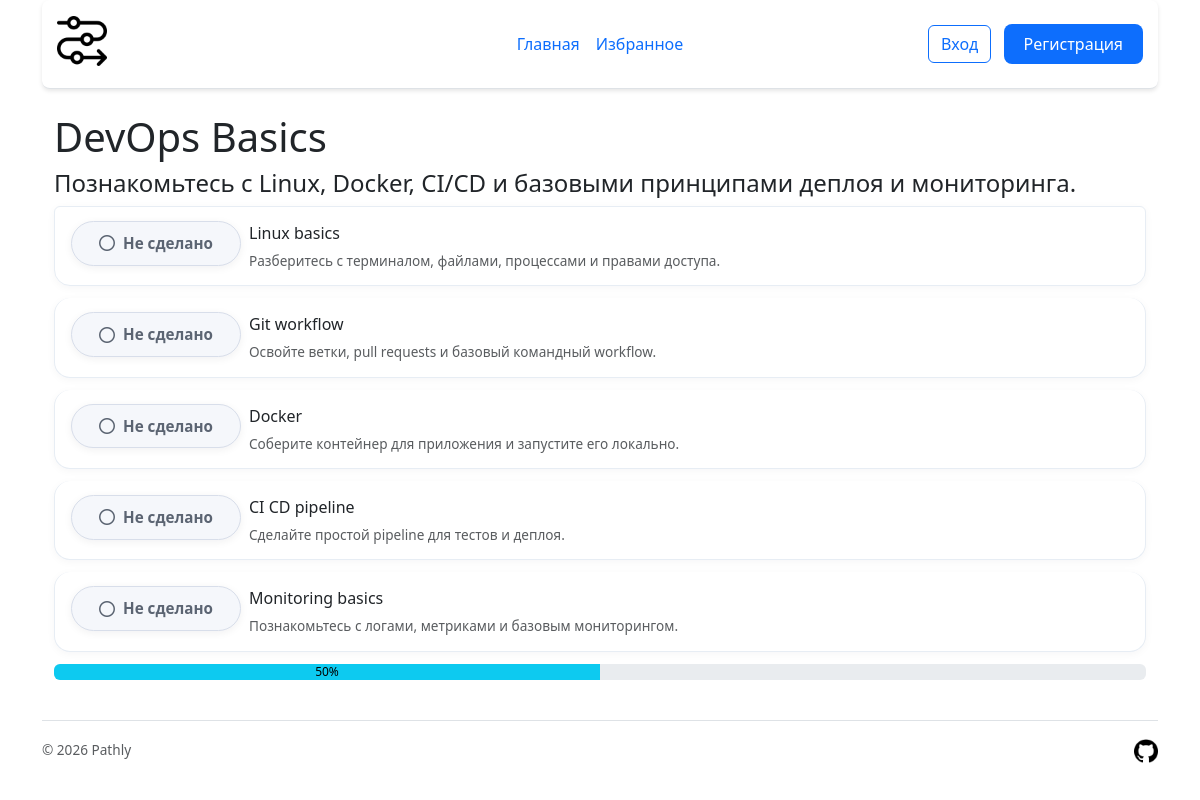
The app's page /roadmap/7 with its own data.
### tables this page shows
CREATE TABLE "roadmaps" (
        id INTEGER PRIMARY KEY AUTOINCREMENT,
        title VARCHAR(255) NOT NULL,
        description TEXT NOT NULL,
        hours INTEGER
    );

CREATE TABLE steps (
            id INTEGER PRIMARY KEY AUTOINCREMENT,
            roadmap_id INTEGER NOT NULL, 
            title VARCHAR(255) NOT NULL,
            description TEXT NOT NULL,
            order_index INTEGER NOT NULL,
            
            FOREIGN KEY (roadmap_id) REFERENCES roadmaps(id) ON DELETE CASCADE,

            UNIQUE (roadmap_id, order_index)       
        );

### app.py (the view)
@app.route("/roadmap/<int:roadmap_id>")
def roadmap(roadmap_id):
    roadmap = get_roadmap_by_id(roadmap_id)
    steps = get_steps_by_roadmap_id(roadmap_id)
    user_steps = False
    is_fav = False
    if current_user.is_authenticated:
        user_steps = get_user_steps(current_user.id, roadmap_id)
        is_fav = bool(get_fav(current_user.id, roadmap_id))
    if not roadmap or not steps:
        return redirect(url_for("home"))
    return render_template("roadmap.html", roadmap=roadmap, steps=steps, user_steps=user_steps, is_fav=is_fav)

### db.py (called while the page is built)
def get_db():
    conn = sqlite3.connect(DB_PATH)
    conn.row_factory = sqlite3.Row
    return conn

def get_roadmap_by_id(roadmap_id):
    db = get_db()
    try:
        cursor = db.execute("SELECT * FROM roadmaps WHERE id = ?", (roadmap_id,))
        res = cursor.fetchone()
        if not res:
            return False
        return res
    except sqlite3.Error as e:
        print("Ошибка: " + str(e))
        return False
    finally:
        db.close()

def get_steps_by_roadmap_id(roadmap_id):
    db = get_db()
    try:
        cursor = db.execute("SELECT * FROM steps WHERE roadmap_id = ?", (roadmap_id,))
        res = cursor.fetchall()
        if not res:
            return []
        return res
    except sqlite3.Error as e:
        print("Ошибка: " + str(e))
        return False
    finally:
        db.close()

### templates/roadmap.html (shortened to what this page needs)
{% extends "base.html" %}
{% block content %}
<div class="container">
    <h1>{{ roadmap.title }}</h1>
    <h4>{{ roadmap.description }}</h4>
    <div class="list-group">
    {% for step in steps %}
        {% set step_status = user_steps.get(step.id, 'todo') if user_steps else 'todo' %}
        <label class="list-group-item d-flex gap-2">
        <div class="btn-group">
            <button
                class="status-btn {{ step_status }}"
                data-current-index="{% if step_status == 'process' %}1{% elif step_status == 'done' %}2{% else %}0{% endif %}"
                data-step-id="{{ step.id }}"
                {% if not current_user.is_authenticated %}
                    data-bs-toggle="modal"
                    data-bs-target="#authModal"
                {% elif not is_fav%}
                    data-bs-toggle="modal"
                    data-bs-target="#notFavModal"
                {% endif %}
            >
                {% if step_status == 'process' %}
                    <i class="fa-solid fa-spinner fa-spin"></i>
                    <span>В процессе</span>
                {% elif step_status == 'done' %}
                    <i class="fa-solid fa-circle-check"></i>
                    <span>Сделано</span>
                {% else %}
                    <i class="fa-regular fa-circle"></i>
                    <span>Не сделано</span>
                {% endif %}
            </button>
            </div>
                <span>
                    {{ step.title }}
                    <small class="d-block text-body-secondary">
                        {{ step.description }}
                    </small>
                </span>
        </label>
    {% endfor %}
        <div class="progress mb-3" role="progressbar" aria-label="Info example with label" aria-valuenow="50" aria-valuemin="0" aria-valuemax="100">
          <div class="progress-bar text-bg-info w-50">50%</div>
        </div>
    </div>
</div>
{% endblock %}

### static/css/main.css (style rules this page uses)
body { min-height: 100vh; display: flex; flex-direction: column; }
.container { flex: 1; }
.text-body-secondary { color: #6c757d; font-size: 0.85rem; }
.status-btn { display: inline-flex; align-items: center; justify-content: center; gap: 8px; min-width: 170px; padding: 10px 16px; border-radius: 999px; font-size: 0.95rem; font-weight: 600; border: 1px solid transparent; box-shadow: 0 2px 8px rgba(15, 23, 42, 0.06); transition: transform 0.2s ease, box-shadow 0.2s ease, background-color 0.2s ease; }
.todo { background-color: #f5f7fb; color: #5b6472; border-color: #d8deea; }
.status-btn i { font-size: 1rem; }
.list-group-item { align-items: flex-start; border: 1px solid #e7edf4; border-radius: 16px; margin-bottom: 12px; padding: 14px 16px; background-color: #ffffff; box-shadow: 0 2px 8px rgba(15, 23, 42, 0.04); }
.list-group-item small { margin-top: 6px; line-height: 1.5; }
.btn-group { flex-shrink: 0; }

### records on screen
roadmaps: title "DevOps Basics", description "Познакомьтесь с Linux, Docker, CI/CD и базовыми принципами деплоя и мониторинга."
steps: title "Linux basics", description "Разберитесь с терминалом, файлами, процессами и правами доступа."
steps: title "Git workflow", description "Освойте ветки, pull requests и базовый командный workflow."
steps: title "Docker", description "Соберите контейнер для приложения и запустите его локально."
steps: title "CI CD pipeline", description "Сделайте простой pipeline для тестов и деплоя."
steps: title "Monitoring basics", description "Познакомьтесь с логами, метриками и базовым мониторингом."
